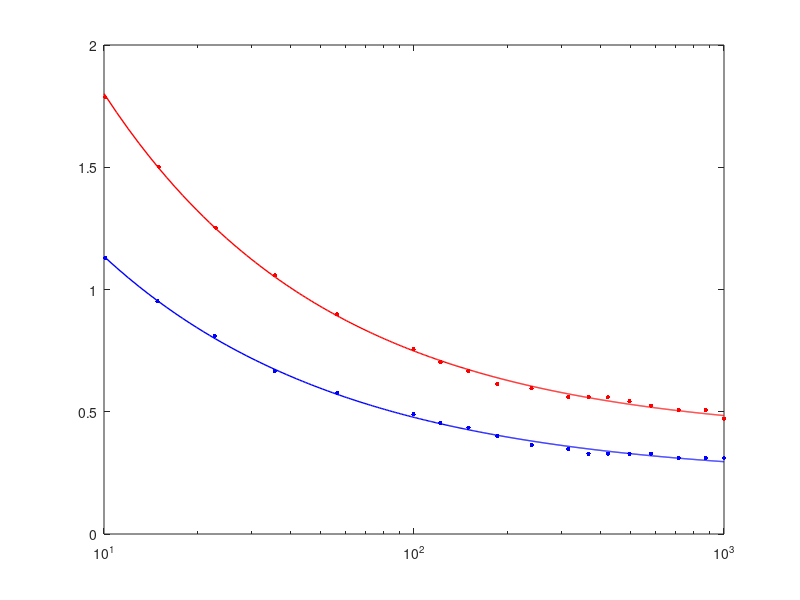

Here is the MATLAB script that generated this plot: (Note: this script raises an error after producing the figure.)
A3_1 = [

149.63849360675434	0.4355555555555555;
239.63452766809306	0.36444444444444435;
422.3280365615592	0.3288888888888888;
581.1631828380109	0.3288888888888888;
715.1866691363321	0.3111111111111111;
873.1211800402033	0.3111111111111111;
1000	0.3111111111111111;
121.59676203781292	0.45333333333333337;
185.62259902365912	0.3999999999999999;
314.34050505621366	0.3466666666666667;
495.42053442489	0.3288888888888888;
365.8122395374801	0.3288888888888888;
10.080131657511451	1.128888888888889;
14.904253384186886	0.951111111111111;
22.75197302391669	0.808888888888889;
35.57349343716032	0.6666666666666667;
56.51534431091384	0.5777777777777777;
99.60173365120096	0.48888888888888893
];

xdom = linspace(10,1000,1000);

x3_1 = A3_1(:,1);
y3_1 = A3_1(:,2);

a3_1 = 3.2966;
b3_1 = -0.5598;
c3_1 = 0.2268;

hypfit3_1 = @(x) a3_1*x.^(b3_1) + c3_1;

A5_1 = [
    
10.080131657511451	1.7866666666666666;
15.023683636951446	1.5022222222222221;
22.934288354922916	1.2533333333333334;
35.57349343716032	1.057777777777778;
56.51534431091384	0.8977777777777778;
99.60173365120096	0.7555555555555555;
121.59676203781292	0.7022222222222223;
149.63849360675434	0.6666666666666667;
185.62259902365912	0.6133333333333333;
239.63452766809306	0.5955555555555556;
314.34050505621366	0.56;
365.8122395374801	0.56;
422.3280365615592	0.56;
495.42053442489	0.5422222222222222;
581.1631828380109	0.5244444444444445;
715.1866691363321	0.5066666666666666;
873.1211800402033	0.5066666666666666;
1000	0.47111111111111104];

x5_1 = A5_1(:,1);
y5_1 = A5_1(:,2);

a5_1 = 5.6036;
b5_1 = -0.6008;
c5_1 = 0.3961;

pxd = 761.048463461;

hypfit5_1 = @(x) a5_1*x.^(b5_1) + c5_1;

semilogx(xdom,hypfit3_1(xdom),'b','LineWidth',1)
hold on
semilogx(x3_1, y3_1, '.b', 'MarkerSize',10,'HandleVisibility','off')
semilogx(xdom,hypfit5_1(xdom),'r','LineWidth',1)
semilogx(x5_1, y5_1, '.r', 'MarkerSize',10,'HandleVisibility','off')
xline(pxd, '--k','LineWidth',0.5,'HandleVisibility','off')
grid on
grid minor
ylim([0 2])
xlim([10 1000])
ylabel('Viscous-drag performance loss $[\%]$',Interpreter='latex')
xlabel('Chamber pressure $\times$ throat diameter $[psia \times in]$',Interpreter='latex')
legend('$\varepsilon$ = 3','$\varepsilon$ = 5',Interpreter='latex')
title('Digitized curves from NASA SP 8120',Interpreter='latex')

z_f = 1-hypfit3_1(pxd)/100;

mytitleText = ['Viscous-drag losses = ',  num2str(hypfit3_1(pxd)), ' %% \nViscous-drag efficiency = ', num2str(z_f), '\n'];
fprintf(mytitleText)

clear mytitleText pxd A3_1 a3_1 a5_1 A5_1 b3_1 b5_1 c3_1 c5_1 hypfit3_1 hypfit5_1 x3_1 x5_1 xdom y3_1 y5_1